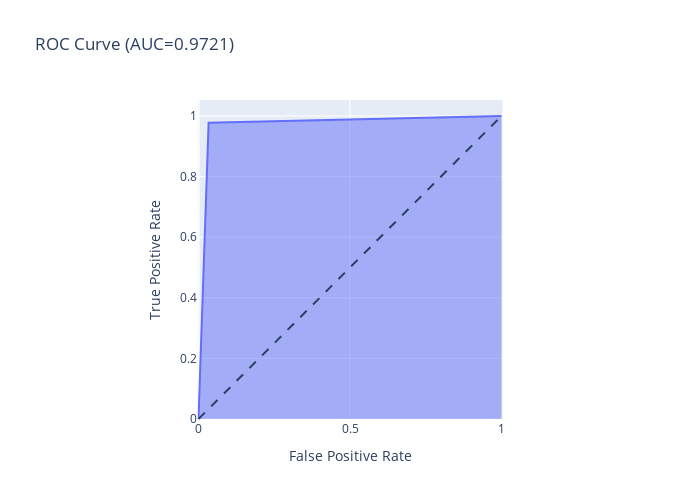

The notebook cell saved with this chart:
### Code cell
# let's try to train with the best feature 
X = df[feature_imp2.index]
y = df["Churn Label"]

X, y = over.fit_resample(X, y)

X_train, X_test, y_train, y_test = train_test_split(X, y, test_size=0.2)

xgb = XGBClassifier(
    max_depth=4,
    learning_rate=0.1,
    n_estimators=150
)

model(xgb, X_train, y_train, X_test, y_test)

### Figure 1 — Plotly figure (JSON) as saved in the notebook; plotly's stock layout.template omitted (floating-point values rounded to 4 significant figures)
{"data": [{"fillpattern": {"shape": ""}, "hovertemplate": "False Positive Rate=%{x}<br>True Positive Rate=%{y}<extra></extra>", "legendgroup": "", "line": {"color": "#636efa"}, "marker": {"symbol": "circle"}, "mode": "lines", "name": "", "orientation": "v", "showlegend": false, "stackgroup": "1", "type": "scatter", "x": [0, 0.03337, 1], "xaxis": "x", "y": [0, 0.9775, 1], "yaxis": "y"}], "layout": {"height": 500, "legend": {"tracegroupgap": 0}, "shapes": [{"line": {"dash": "dash"}, "type": "line", "x0": 0, "x1": 1, "y0": 0, "y1": 1}], "title": {"text": "ROC Curve (AUC=0.9721)"}, "width": 700, "xaxis": {"anchor": "y", "constrain": "domain", "domain": [0, 1], "title": {"text": "False Positive Rate"}}, "yaxis": {"anchor": "x", "domain": [0, 1], "scaleanchor": "x", "scaleratio": 1, "title": {"text": "True Positive Rate"}}}}
